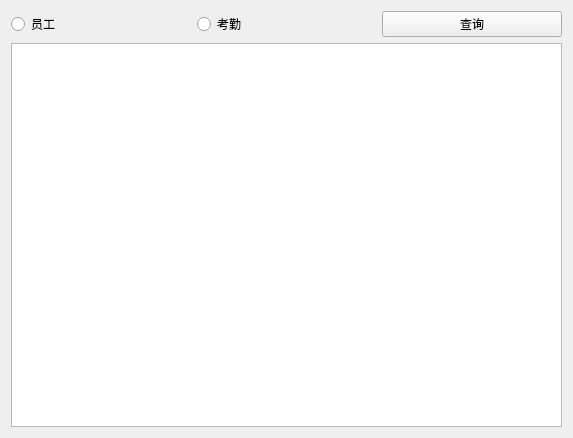
<?xml version="1.0" encoding="UTF-8"?>
<ui version="4.0">
 <class>SelectWin</class>
 <widget class="QWidget" name="SelectWin">
  <property name="geometry">
   <rect>
    <x>0</x>
    <y>0</y>
    <width>573</width>
    <height>438</height>
   </rect>
  </property>
  <property name="sizePolicy">
   <sizepolicy hsizetype="Expanding" vsizetype="Expanding">
    <horstretch>0</horstretch>
    <verstretch>0</verstretch>
   </sizepolicy>
  </property>
  <property name="windowTitle">
   <string>Form</string>
  </property>
  <layout class="QHBoxLayout" name="horizontalLayout_2">
   <item>
    <layout class="QVBoxLayout" name="verticalLayout">
     <item>
      <layout class="QHBoxLayout" name="horizontalLayout">
       <item>
        <widget class="QRadioButton" name="empRb">
         <property name="text">
          <string>员工</string>
         </property>
        </widget>
       </item>
       <item>
        <widget class="QRadioButton" name="attRb">
         <property name="text">
          <string>考勤</string>
         </property>
        </widget>
       </item>
       <item>
        <widget class="QPushButton" name="selectBtn">
         <property name="text">
          <string>查询</string>
         </property>
        </widget>
       </item>
      </layout>
     </item>
     <item>
      <widget class="QTableView" name="tableView"/>
     </item>
    </layout>
   </item>
  </layout>
 </widget>
 <resources/>
 <connections/>
</ui>
